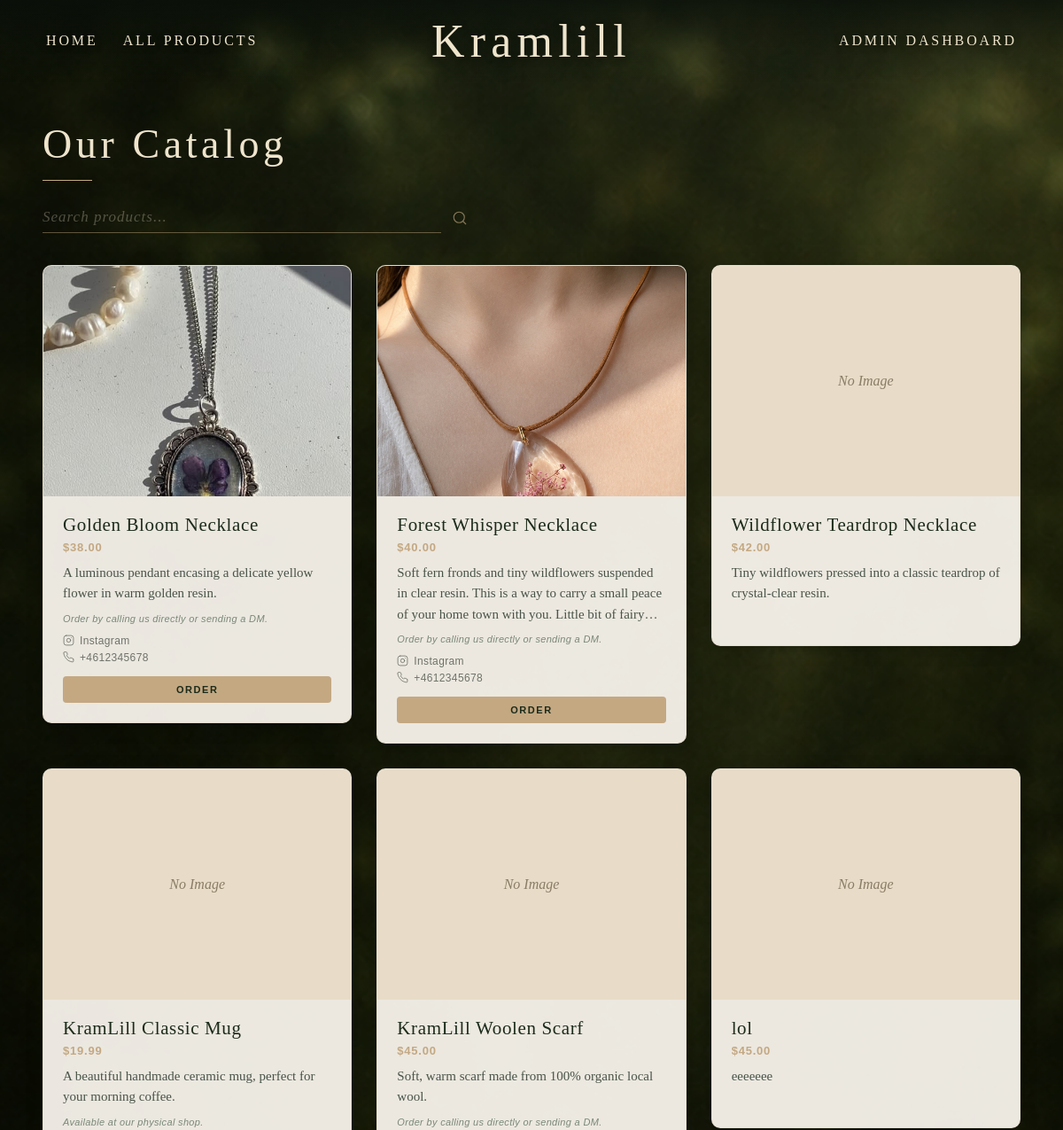
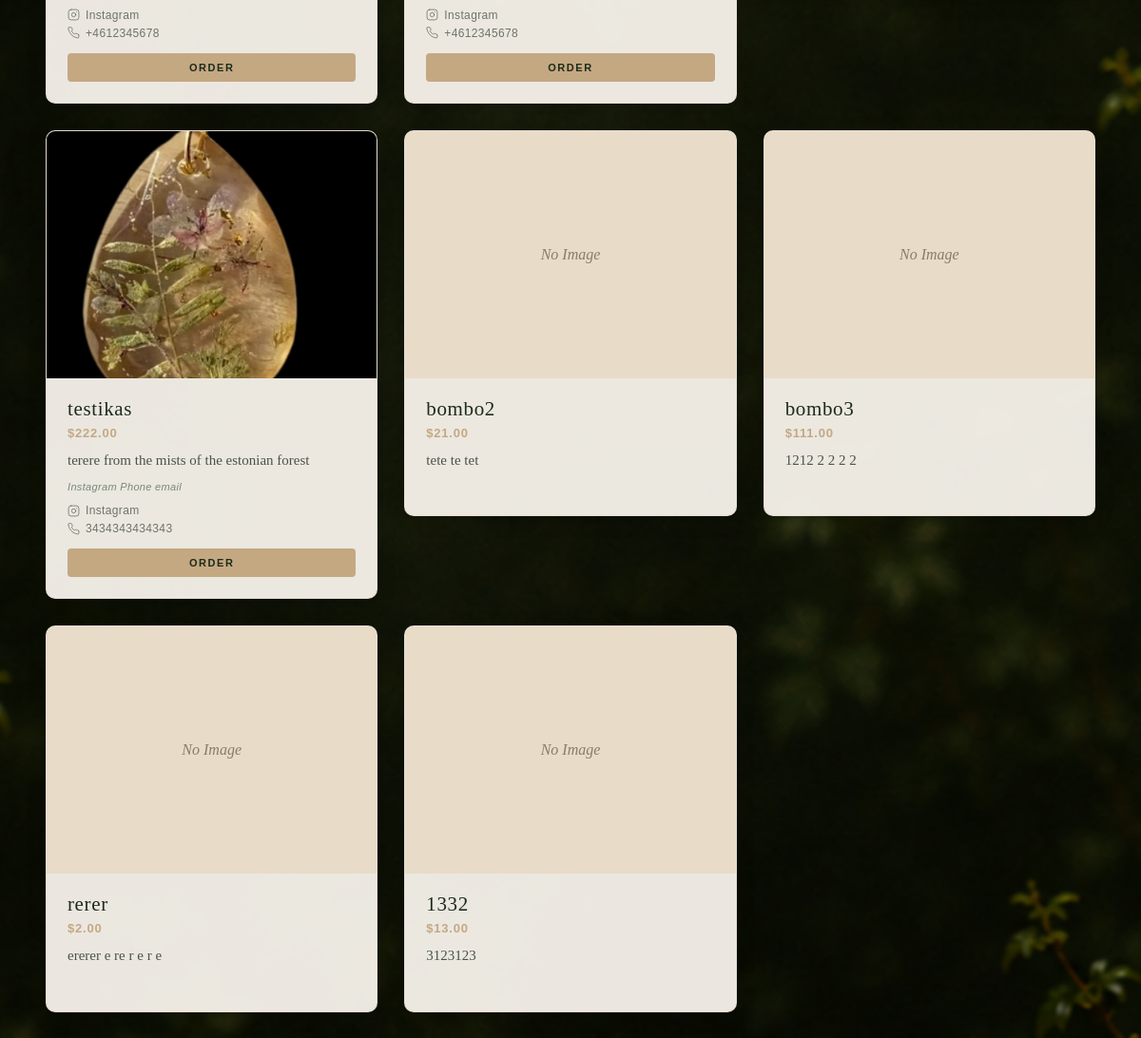
Page /products on the committed database (2 pictures, top to bottom).
### backend/models.py (models this page shows, shortened)
class Product(db.Model):
    __tablename__ = 'products'
    id = db.Column(db.Integer, primary_key=True)
    name = db.Column(db.String(120), nullable=False)
    description = db.Column(db.Text, nullable=True)
    price = db.Column(db.Float, nullable=False)
    stock = db.Column(db.Integer, nullable=False, default=0)
    image_filename = db.Column(db.String(255), nullable=True)
    where_to_get = db.Column(db.Text, nullable=True)
    instagram_url = db.Column(db.String(255), nullable=True)
    phone = db.Column(db.String(50), nullable=True)
    category = db.Column(db.String(50), nullable=False, default='Normal')

### backend/app.py (the view)
@app.route('/products')
def products():
    search_query = request.args.get('search', '').strip()
    if search_query:
        all_products = Product.query.filter(
            (Product.name.like(f'%{search_query}%')) |
            (Product.description.like(f'%{search_query}%'))
        ).all()
    else:
        all_products = Product.query.all()
    return render_template('products.html', products=all_products, search=search_query)

### backend/app.py (called while the page is built)
@app.before_request
def csrf_protect():
    if 'csrf_token' not in session:
        session['csrf_token'] = secrets.token_hex(32)
    if request.method == 'POST':
        token = request.form.get('csrf_token')
        if not token or token != session.get('csrf_token'):
            abort(400, "CSRF token missing or invalid.")

@app.before_request
def check_ip_block():
    if request.path.startswith('/admin'):
        ip = get_client_ip()
        if BlockedIP.query.filter_by(ip_address=ip).first():
            abort(403, "Access denied: your IP address has been blocked by the administrator.")

@app.context_processor
def inject_csrf_token():
    return dict(csrf_token=session.get('csrf_token'))

### frontend/templates/products.html (shortened to what this page needs)
{% macro gallery_json(product) -%}
{%- set ns = namespace(urls=[]) -%}
{%- if product.image_filename -%}{%- set ns.urls = ns.urls + [url_for('static', filename='uploads/' + product.image_filename)] -%}{%- endif -%}
{%- for gi in product.gallery_images -%}{%- set ns.urls = ns.urls + [url_for('static', filename='uploads/' + gi.filename)] -%}{%- endfor -%}
{{- ns.urls | tojson -}}
{%- endmacro %}
<!DOCTYPE html>
<html lang="en">
<head>
    <link rel="stylesheet" href="{{ url_for('static', filename='css/style.css') }}">
</head>
<body>
    <header class="site-header">
        <nav class="nav-left desktop-nav">
            <a href="/" class="nav-link">Home</a>
            <a href="/products" class="nav-link" style="margin-left: 24px;">All Products</a>
        </nav>
        <a href="/" class="logo">Kramlill</a>
        <nav class="nav-right desktop-nav">
            <a href="/admin/dashboard" class="nav-link">Admin Dashboard</a>
        </nav>
    </header>
    <main class="products-main">
        <div class="products-header">
            <h1>Our Catalog</h1>
            <form method="GET" action="/products" class="search-form">
                <input type="text" name="search" placeholder="Search products..." value="{{ search }}" class="search-input">
                <button type="submit" class="search-btn" aria-label="Search">
                    <svg xmlns="http://www.w3.org/2000/svg" width="18" height="18" viewBox="0 0 24 24" fill="none" stroke="currentColor" stroke-width="1.5" stroke-linecap="round" stroke-linejoin="round"><circle cx="11" cy="11" r="8"/><line x1="21" y1="21" x2="16.65" y2="16.65"/></svg>
                </button>
            </form>
        </div>
        <div class="products-grid">
            {% for product in products %}
                <div class="product-card product-clickable"
                     data-name="{{ product.name }}"
                     data-price="{{ '%.2f'|format(product.price) }}"
                     data-description="{{ product.description or '' }}"
                     data-where="{{ product.where_to_get or '' }}"
                     data-instagram="{{ product.instagram_url or '' }}"
                     data-phone="{{ product.phone or '' }}"
                     data-gallery='{{ gallery_json(product) }}'>
                    <div class="pc-image-wrap">
                        {% if product.image_filename %}
                            <img src="{{ url_for('static', filename='uploads/' + product.image_filename) }}" alt="{{ product.name }}">
                        {% else %}
                            <div class="pc-no-image">No Image</div>
                        {% endif %}
                    </div>
                    <div class="pc-body">
                        <h3 class="pc-name">{{ product.name }}</h3>
                        <p class="pc-price">${{ "%.2f"|format(product.price) }}</p>
                        {% if product.description %}
                            <p class="pc-desc">{{ product.description }}</p>
                        {% endif %}
                        {% if product.where_to_get %}
                            <p class="pc-where">{{ product.where_to_get }}</p>
                        {% endif %}
                        <div class="pc-links">
                            {% if product.instagram_url %}
                                <a href="{{ product.instagram_url }}" target="_blank" class="pc-link-item" onclick="event.stopPropagation()">
                                    <span>Instagram</span>
                                </a>
                            {% endif %}
                            {% if product.phone %}
                                <a href="tel:{{ product.phone }}" class="pc-link-item" onclick="event.stopPropagation()">
                                    <span>{{ product.phone }}</span>
                                </a>
                            {% endif %}
                        </div>
                        {% if product.phone %}
                            <a href="tel:{{ product.phone }}" class="pc-order" onclick="event.stopPropagation()">Order</a>
                        {% endif %}
                    </div>
                </div>
            {% else %}
                <p class="pc-empty">No products available yet.</p>
            {% endfor %}
        </div>
    </main>
</body>
</html>

### frontend/static/css/style.css (style rules this page uses)
body { font-family: 'Cormorant Garamond', Georgia, serif; margin: 0; padding: 0; background-color: var(--forest-green); color: var(--dark-text); }
.site-header { position: absolute; top: 0; left: 0; width: 100%; height: 92px; z-index: 20; display: grid; grid-template-columns: 1fr auto 1fr; align-items: center; padding: 0 52px; box-sizing: border-box; background: linear-gradient(to bottom, rgba(10, 16, 10, 0.82) 0%, rgba(10, 16, 10, 0.0) 100%); }
.logo { grid-column: 2; font-family: 'Cormorant Garamond', Georgia, serif; font-size: 52px; font-weight: 400; color: var(--cream-gold); letter-spacing: 0.12em; text-shadow: 0 2px 10px rgba(0, 0, 0, 0.4); text-decoration: none; transition: color 0.3s ease; }
.nav-left { grid-column: 1; justify-self: start; }
.nav-right { grid-column: 3; justify-self: end; display: flex; gap: 56px; }
.nav-link { font-family: 'Cormorant Garamond', Georgia, serif; color: var(--cream-gold); text-decoration: none; font-size: 16px; font-weight: 500; letter-spacing: 0.18em; text-transform: uppercase; text-shadow: 0 2px 8px rgba(0, 0, 0, 0.45); transition: color 0.3s ease, transform 0.3s ease; }
.product-clickable { cursor: pointer; }

### rows in the picture
Product: image_filename (picture), name "Golden Bloom Necklace", price "38.00", description "A luminous pendant encasing a delicate yellow flower in warm golden resin.", where_to_get "Order by calling us directly or sending a DM.", phone "+4612345678"
Product: image_filename (picture), name "Forest Whisper Necklace", price "40.00", description "Soft fern fronds and tiny wildflowers suspended in clear resin. This is a way to carry a small peace of your home town with you. Little bit of…", where_to_get "Order by calling us directly or sending a DM.", phone "+4612345678"
Product: shows "No Image", name "Wildflower Teardrop Necklace", price "42.00", description "Tiny wildflowers pressed into a classic teardrop of crystal-clear resin."
Product: shows "No Image", name "KramLill Classic Mug", price "19.99", description "A beautiful handmade ceramic mug, perfect for your morning coffee.", where_to_get "Available at our physical shop.", phone "+4612345678"
Product: shows "No Image", name "KramLill Woolen Scarf", price "45.00", description "Soft, warm scarf made from 100% organic local wool.", where_to_get "Order by calling us directly or sending a DM.", phone "+4612345678"
Product: shows "No Image", name "lol", price "45.00", description "eeeeeee"
Product: image_filename (picture), name "testikas", price "222.00", description "terere from the mists of the estonian forest", where_to_get "Instagram Phone email", phone "3434343434343"
Product: shows "No Image", name "bombo2", price "21.00", description "tete te tet"
Product: shows "No Image", name "bombo3", price "111.00", description "1212 2 2 2 2"
Product: shows "No Image", name "rerer", price "2.00", description "ererer e re r e r e"
Product: shows "No Image", name "1332", price "13.00", description "3123123"
